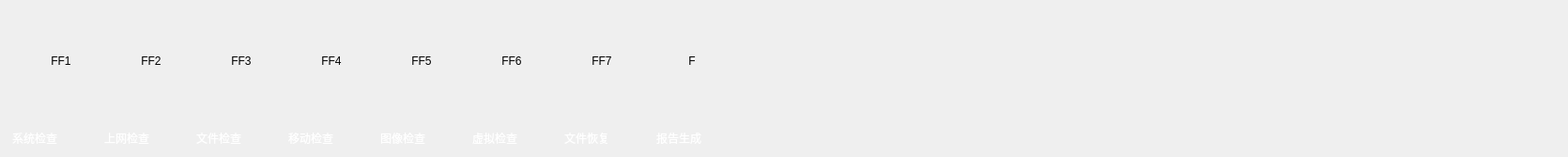
<?xml version="1.0" encoding="UTF-8"?>
<ui version="4.0">
 <class>FirstTitle</class>
 <widget class="QWidget" name="FirstTitle">
  <property name="geometry">
   <rect>
    <x>0</x>
    <y>0</y>
    <width>1670</width>
    <height>167</height>
   </rect>
  </property>
  <property name="minimumSize">
   <size>
    <width>1670</width>
    <height>150</height>
   </size>
  </property>
  <property name="maximumSize">
   <size>
    <width>1670</width>
    <height>167</height>
   </size>
  </property>
  <property name="windowTitle">
   <string>Form</string>
  </property>
  <layout class="QHBoxLayout" name="horizontalLayout_3">
   <item>
    <layout class="QVBoxLayout" name="verticalLayout">
     <item>
      <widget class="QWidget" name="" native="true">
       <layout class="QHBoxLayout" name="horizontalLayout">
        <item>
         <widget class="QToolButton" name="check">
          <property name="minimumSize">
           <size>
            <width>90</width>
            <height>90</height>
           </size>
          </property>
          <property name="maximumSize">
           <size>
            <width>90</width>
            <height>90</height>
           </size>
          </property>
          <property name="text">
           <string>FF1</string>
          </property>
          <property name="icon">
           <iconset resource="qres.qrc">
            <normaloff>:/res/1_check.png</normaloff>:/res/1_check.png</iconset>
          </property>
          <property name="iconSize">
           <size>
            <width>90</width>
            <height>90</height>
           </size>
          </property>
          <property name="toolButtonStyle">
           <enum>Qt::ToolButtonTextBesideIcon</enum>
          </property>
          <property name="autoRaise">
           <bool>true</bool>
          </property>
         </widget>
        </item>
        <item>
         <widget class="QToolButton" name="internet">
          <property name="minimumSize">
           <size>
            <width>90</width>
            <height>90</height>
           </size>
          </property>
          <property name="maximumSize">
           <size>
            <width>90</width>
            <height>90</height>
           </size>
          </property>
          <property name="text">
           <string>FF2</string>
          </property>
          <property name="icon">
           <iconset resource="qres.qrc">
            <normaloff>:/res/2_internet.png</normaloff>:/res/2_internet.png</iconset>
          </property>
          <property name="iconSize">
           <size>
            <width>90</width>
            <height>90</height>
           </size>
          </property>
          <property name="toolButtonStyle">
           <enum>Qt::ToolButtonTextBesideIcon</enum>
          </property>
          <property name="autoRaise">
           <bool>true</bool>
          </property>
         </widget>
        </item>
        <item>
         <widget class="QToolButton" name="folder">
          <property name="minimumSize">
           <size>
            <width>90</width>
            <height>90</height>
           </size>
          </property>
          <property name="maximumSize">
           <size>
            <width>90</width>
            <height>90</height>
           </size>
          </property>
          <property name="text">
           <string>FF3</string>
          </property>
          <property name="icon">
           <iconset resource="qres.qrc">
            <normaloff>:/res/3_folder.png</normaloff>:/res/3_folder.png</iconset>
          </property>
          <property name="iconSize">
           <size>
            <width>90</width>
            <height>90</height>
           </size>
          </property>
          <property name="toolButtonStyle">
           <enum>Qt::ToolButtonTextBesideIcon</enum>
          </property>
          <property name="autoRaise">
           <bool>true</bool>
          </property>
         </widget>
        </item>
        <item>
         <widget class="QToolButton" name="usb">
          <property name="minimumSize">
           <size>
            <width>90</width>
            <height>90</height>
           </size>
          </property>
          <property name="maximumSize">
           <size>
            <width>90</width>
            <height>90</height>
           </size>
          </property>
          <property name="text">
           <string>FF4</string>
          </property>
          <property name="icon">
           <iconset resource="qres.qrc">
            <normaloff>:/res/4_USB.png</normaloff>:/res/4_USB.png</iconset>
          </property>
          <property name="iconSize">
           <size>
            <width>90</width>
            <height>90</height>
           </size>
          </property>
          <property name="toolButtonStyle">
           <enum>Qt::ToolButtonTextBesideIcon</enum>
          </property>
          <property name="autoRaise">
           <bool>true</bool>
          </property>
         </widget>
        </item>
        <item>
         <widget class="QToolButton" name="picture">
          <property name="minimumSize">
           <size>
            <width>90</width>
            <height>90</height>
           </size>
          </property>
          <property name="maximumSize">
           <size>
            <width>90</width>
            <height>90</height>
           </size>
          </property>
          <property name="text">
           <string>FF5</string>
          </property>
          <property name="icon">
           <iconset resource="qres.qrc">
            <normaloff>:/res/5_picture.png</normaloff>:/res/5_picture.png</iconset>
          </property>
          <property name="iconSize">
           <size>
            <width>90</width>
            <height>90</height>
           </size>
          </property>
          <property name="toolButtonStyle">
           <enum>Qt::ToolButtonTextBesideIcon</enum>
          </property>
          <property name="autoRaise">
           <bool>true</bool>
          </property>
         </widget>
        </item>
        <item>
         <widget class="QToolButton" name="virtul">
          <property name="minimumSize">
           <size>
            <width>90</width>
            <height>90</height>
           </size>
          </property>
          <property name="maximumSize">
           <size>
            <width>90</width>
            <height>90</height>
           </size>
          </property>
          <property name="text">
           <string>FF6</string>
          </property>
          <property name="icon">
           <iconset resource="qres.qrc">
            <normaloff>:/res/6_virtul.png</normaloff>:/res/6_virtul.png</iconset>
          </property>
          <property name="iconSize">
           <size>
            <width>90</width>
            <height>90</height>
           </size>
          </property>
          <property name="toolButtonStyle">
           <enum>Qt::ToolButtonTextBesideIcon</enum>
          </property>
          <property name="autoRaise">
           <bool>true</bool>
          </property>
         </widget>
        </item>
        <item>
         <widget class="QToolButton" name="restore">
          <property name="minimumSize">
           <size>
            <width>90</width>
            <height>90</height>
           </size>
          </property>
          <property name="maximumSize">
           <size>
            <width>90</width>
            <height>90</height>
           </size>
          </property>
          <property name="text">
           <string>FF7</string>
          </property>
          <property name="icon">
           <iconset resource="qres.qrc">
            <normaloff>:/res/7_restore.png</normaloff>:/res/7_restore.png</iconset>
          </property>
          <property name="iconSize">
           <size>
            <width>90</width>
            <height>90</height>
           </size>
          </property>
          <property name="toolButtonStyle">
           <enum>Qt::ToolButtonTextBesideIcon</enum>
          </property>
          <property name="autoRaise">
           <bool>true</bool>
          </property>
         </widget>
        </item>
        <item>
         <widget class="QToolButton" name="report">
          <property name="minimumSize">
           <size>
            <width>90</width>
            <height>90</height>
           </size>
          </property>
          <property name="maximumSize">
           <size>
            <width>90</width>
            <height>90</height>
           </size>
          </property>
          <property name="text">
           <string>F</string>
          </property>
          <property name="icon">
           <iconset resource="qres.qrc">
            <normaloff>:/res/8_report.png</normaloff>:/res/8_report.png</iconset>
          </property>
          <property name="iconSize">
           <size>
            <width>90</width>
            <height>90</height>
           </size>
          </property>
          <property name="toolButtonStyle">
           <enum>Qt::ToolButtonTextUnderIcon</enum>
          </property>
          <property name="autoRaise">
           <bool>true</bool>
          </property>
         </widget>
        </item>
       </layout>
      </widget>
     </item>
     <item>
      <spacer name="verticalSpacer">
       <property name="orientation">
        <enum>Qt::Vertical</enum>
       </property>
       <property name="sizeHint" stdset="0">
        <size>
         <width>20</width>
         <height>40</height>
        </size>
       </property>
      </spacer>
     </item>
     <item>
      <layout class="QHBoxLayout" name="horizontalLayout_2">
       <item>
        <widget class="QLabel" name="L0">
         <property name="minimumSize">
          <size>
           <width>90</width>
           <height>0</height>
          </size>
         </property>
         <property name="maximumSize">
          <size>
           <width>90</width>
           <height>16777215</height>
          </size>
         </property>
         <property name="styleSheet">
          <string notr="true">
color: rgb(255, 255, 255);</string>
         </property>
         <property name="text">
          <string>系统检查</string>
         </property>
         <property name="buddy">
          <cstring>check</cstring>
         </property>
        </widget>
       </item>
       <item>
        <widget class="QLabel" name="L1">
         <property name="minimumSize">
          <size>
           <width>90</width>
           <height>0</height>
          </size>
         </property>
         <property name="maximumSize">
          <size>
           <width>90</width>
           <height>16777215</height>
          </size>
         </property>
         <property name="styleSheet">
          <string notr="true">
color: rgb(255, 255, 255);</string>
         </property>
         <property name="text">
          <string>上网检查</string>
         </property>
         <property name="buddy">
          <cstring>internet</cstring>
         </property>
        </widget>
       </item>
       <item>
        <widget class="QLabel" name="L2">
         <property name="minimumSize">
          <size>
           <width>90</width>
           <height>0</height>
          </size>
         </property>
         <property name="maximumSize">
          <size>
           <width>90</width>
           <height>16777215</height>
          </size>
         </property>
         <property name="styleSheet">
          <string notr="true">
color: rgb(255, 255, 255);</string>
         </property>
         <property name="text">
          <string>文件检查</string>
         </property>
         <property name="buddy">
          <cstring>folder</cstring>
         </property>
        </widget>
       </item>
       <item>
        <widget class="QLabel" name="L3">
         <property name="minimumSize">
          <size>
           <width>90</width>
           <height>0</height>
          </size>
         </property>
         <property name="maximumSize">
          <size>
           <width>90</width>
           <height>16777215</height>
          </size>
         </property>
         <property name="styleSheet">
          <string notr="true">
color: rgb(255, 255, 255);</string>
         </property>
         <property name="text">
          <string>移动检查</string>
         </property>
         <property name="buddy">
          <cstring>usb</cstring>
         </property>
        </widget>
       </item>
       <item>
        <widget class="QLabel" name="L4">
         <property name="minimumSize">
          <size>
           <width>90</width>
           <height>0</height>
          </size>
         </property>
         <property name="maximumSize">
          <size>
           <width>90</width>
           <height>16777215</height>
          </size>
         </property>
         <property name="styleSheet">
          <string notr="true">
color: rgb(255, 255, 255);</string>
         </property>
         <property name="text">
          <string>图像检查</string>
         </property>
         <property name="buddy">
          <cstring>picture</cstring>
         </property>
        </widget>
       </item>
       <item>
        <widget class="QLabel" name="L5">
         <property name="minimumSize">
          <size>
           <width>90</width>
           <height>0</height>
          </size>
         </property>
         <property name="maximumSize">
          <size>
           <width>90</width>
           <height>16777215</height>
          </size>
         </property>
         <property name="styleSheet">
          <string notr="true">
color: rgb(255, 255, 255);</string>
         </property>
         <property name="text">
          <string>虚拟检查</string>
         </property>
         <property name="buddy">
          <cstring>virtul</cstring>
         </property>
        </widget>
       </item>
       <item>
        <widget class="QLabel" name="L6">
         <property name="minimumSize">
          <size>
           <width>90</width>
           <height>0</height>
          </size>
         </property>
         <property name="maximumSize">
          <size>
           <width>90</width>
           <height>16777215</height>
          </size>
         </property>
         <property name="styleSheet">
          <string notr="true">
color: rgb(255, 255, 255);</string>
         </property>
         <property name="text">
          <string>文件恢复</string>
         </property>
         <property name="buddy">
          <cstring>restore</cstring>
         </property>
        </widget>
       </item>
       <item>
        <widget class="QLabel" name="L7">
         <property name="minimumSize">
          <size>
           <width>90</width>
           <height>0</height>
          </size>
         </property>
         <property name="maximumSize">
          <size>
           <width>90</width>
           <height>16777215</height>
          </size>
         </property>
         <property name="styleSheet">
          <string notr="true">
color: rgb(255, 255, 255);</string>
         </property>
         <property name="text">
          <string>报告生成</string>
         </property>
         <property name="buddy">
          <cstring>report</cstring>
         </property>
        </widget>
       </item>
      </layout>
     </item>
    </layout>
   </item>
   <item>
    <spacer name="horizontalSpacer">
     <property name="orientation">
      <enum>Qt::Horizontal</enum>
     </property>
     <property name="sizeHint" stdset="0">
      <size>
       <width>417</width>
       <height>20</height>
      </size>
     </property>
    </spacer>
   </item>
  </layout>
 </widget>
 <resources>
  <include location="qres.qrc"/>
 </resources>
 <connections/>
</ui>
